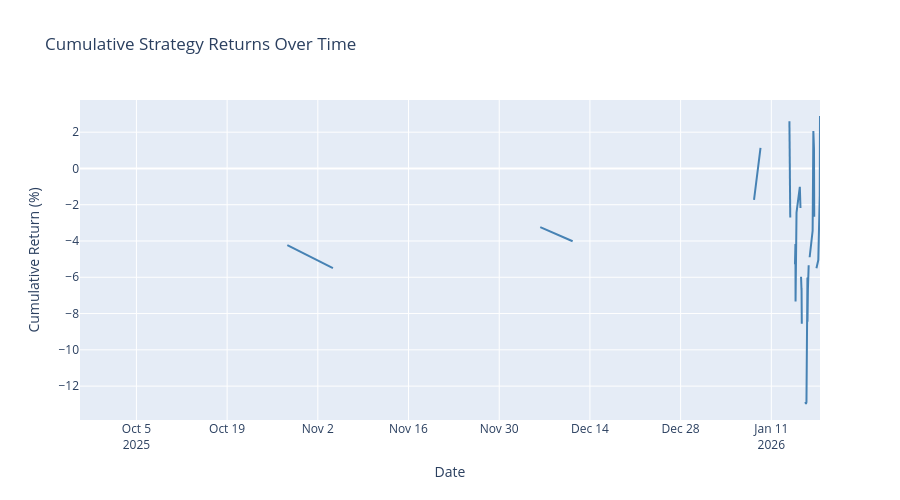

The cell this chart's notebook holds for it:
### Markdown cell above
## 11. Cumulative Returns Visualization

### Code cell
# Calculate cumulative returns over time
df_sorted = df.sort_values('date').reset_index(drop=True)
df_sorted['cumulative_return'] = (1 + df_sorted['forward_return']).cumprod() - 1

# Plot
fig = go.Figure()

fig.add_trace(go.Scatter(
    x=df_sorted['date'],
    y=df_sorted['cumulative_return'] * 100,
    mode='lines',
    name='Strategy Returns',
    line=dict(color='steelblue', width=2)
))

fig.update_layout(
    title='Cumulative Strategy Returns Over Time',
    xaxis_title='Date',
    yaxis_title='Cumulative Return (%)',
    height=500,
    hovermode='x unified'
)

fig.write_html(VIZ_DIR / 'cumulative_returns.html')
fig.show()

### Figure 1 — Plotly figure (JSON) as saved in the notebook; plotly's stock layout.template omitted (floating-point values rounded to 4 significant figures)
{"data": [{"line": {"color": "steelblue", "width": 2}, "mode": "lines", "name": "Strategy Returns", "type": "scatter", "x": ["2025-09-26T07:00:00", "2025-10-02T07:00:00", "2025-10-28T07:00:00", "2025-10-28T07:00:00", "2025-11-04T08:00:00", "2025-11-08T08:00:00", "2025-11-19T08:00:00", "2025-12-04T08:00:00", "2025-12-06T08:00:00", "2025-12-11T08:00:00", "2025-12-27T08:00:00", "2025-12-27T08:00:00", "2025-12-31T08:00:00", "2026-01-07T21:37:00", "2026-01-08T08:00:00", "2026-01-09T08:00:00", "2026-01-13T16:20:04", "2026-01-13T19:03:00", "2026-01-13T22:10:08", "2026-01-14T08:02:00", "2026-01-14T11:15:01", "2026-01-14T12:30:37", "2026-01-14T12:45:18", "2026-01-14T14:00:03", "2026-01-14T15:38:51", "2026-01-14T17:21:08", "2026-01-14T17:47:36", "2026-01-14T18:22:30", "2026-01-14T21:22:00", "2026-01-15T09:35:43", "2026-01-15T11:59:00", "2026-01-15T12:32:53", "2026-01-15T14:08:00", "2026-01-15T15:49:58", "2026-01-15T16:00:00", "2026-01-15T16:55:56", "2026-01-15T17:40:17", "2026-01-15T22:53:00", "2026-01-16T00:58:45", "2026-01-16T06:29:29", "2026-01-16T08:16:09", "2026-01-16T10:09:54", "2026-01-16T11:43:35", "2026-01-16T13:41:00", "2026-01-16T13:47:00", "2026-01-16T14:00:06", "2026-01-16T15:32:22", "2026-01-16T18:24:17", "2026-01-16T21:21:00", "2026-01-16T22:00:00", "2026-01-17T09:01:41", "2026-01-17T10:36:25", "2026-01-17T11:44:57", "2026-01-17T14:02:00", "2026-01-17T15:00:21", "2026-01-17T20:35:31", "2026-01-17T23:07:57", "2026-01-18T06:02:38", "2026-01-18T11:26:14", "2026-01-18T11:43:58", "2026-01-18T12:00:26", "2026-01-18T12:15:12", "2026-01-18T12:19:48"], "y": [null, -4.537, null, -4.232, -5.49, null, null, null, -3.238, -4.013, null, null, -0.8964, null, -1.726, 1.131, null, 2.603, -2.705, null, null, null, null, null, -5.281, -4.171, -7.336, -4.925, -2.43, -1.015, -2.181, null, -5.969, -6.713, -6.587, -8.567, null, -9.584, null, -12.87, -12.99, -12.88, -8.315, -8.887, -6.009, -8.454, -6.674, -5.333, null, -4.896, -3.436, -0.3003, 2.063, 1.112, -2.662, null, -5.498, -5.049, -1.484, -0.9464, 2.037, 2.061, 2.892]}], "layout": {"height": 500, "hovermode": "x unified", "title": {"text": "Cumulative Strategy Returns Over Time"}, "xaxis": {"title": {"text": "Date"}}, "yaxis": {"title": {"text": "Cumulative Return (%)"}}}}
